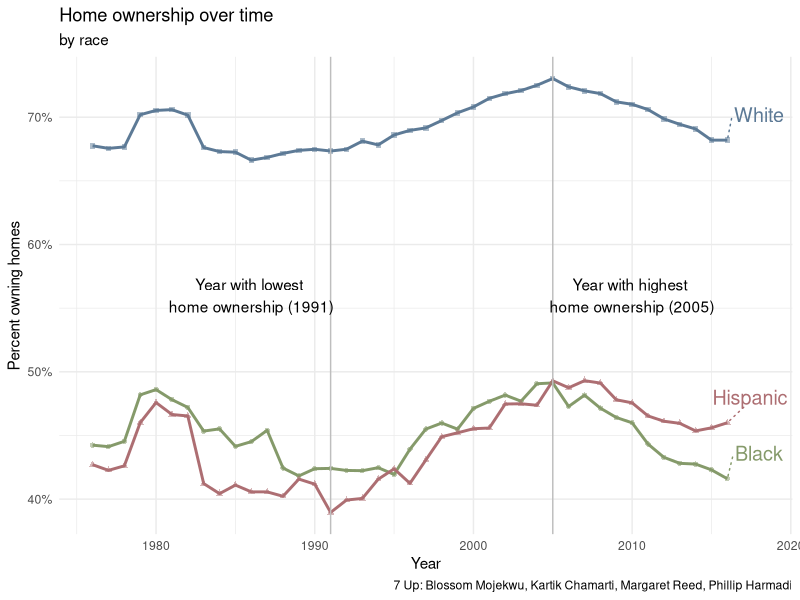
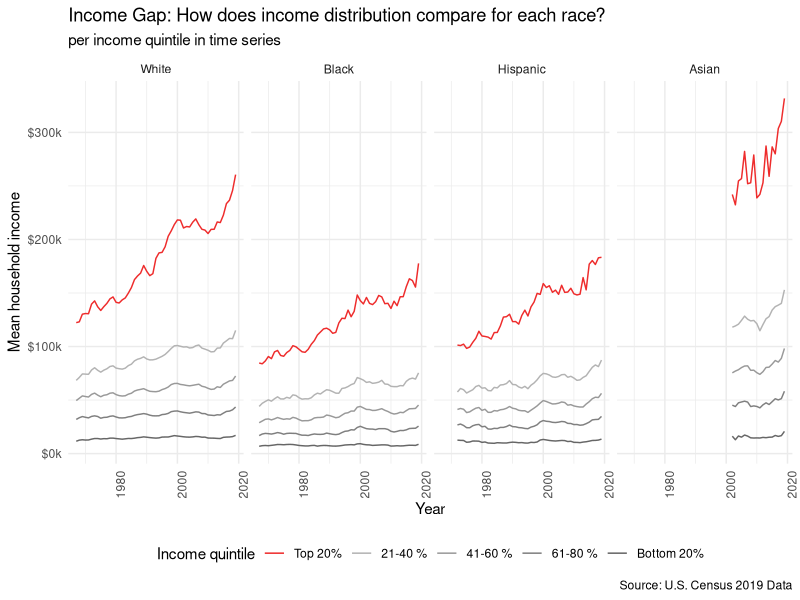
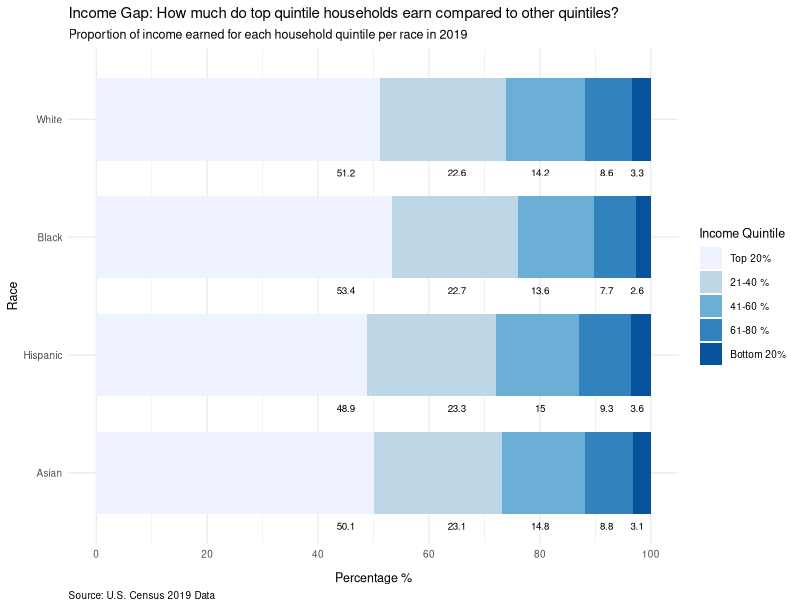

Generate these figures, in order, with R:
## ---- chunk 1
library(tidyverse)
library(viridis)
library(ggrepel)
## ---- chunk 2
income_mean <- read_csv(file = "data/income_mean.csv")
home_owner <- read_csv(file = "data/home_owner.csv")
## ---- chunk 3
lowest_year <- home_owner %>%
  group_by(year) %>%
  summarize(mean_pct_unweighted = mean(home_owner_pct)) %>%
  arrange(mean_pct_unweighted) %>%
  slice(1) %>%
  pull(year)
highest_year <- home_owner %>%
  group_by(year) %>%
  summarize(mean_pct_unweighted = mean(home_owner_pct)) %>%
  arrange(desc(mean_pct_unweighted)) %>%
  slice(1) %>%
  pull(year)

last_year <- home_owner %>%
  group_by(race) %>%
  filter(year == max(year))
## ---- chunk 4
home_owner %>%
  ggplot(
    aes(x = year, y = home_owner_pct, color = race, shape = race)
  ) +
  geom_line(size = 1) +
  geom_point(alpha = 0.5, size = 1.5) +
  geom_vline(aes(xintercept = lowest_year), color = "grey") +
  geom_vline(aes(xintercept = highest_year), color = "grey") +
  annotate(geom = "text",
    x = lowest_year - 5, 
    y = 0.56,
    label = paste0("Year with lowest \nhome ownership (", lowest_year, ")"),
    color = "black"
    ) +
  annotate(
    geom = "text",
    x = highest_year + 5, 
    y = 0.56, 
    label = paste0("Year with highest \nhome ownership (", highest_year, ")"), 
    color = "black"
    ) +
  geom_text_repel(data = last_year,
                  aes(label = race),
                  direction = "y",
                  nudge_x = 2,
                  nudge_y = 0.02,
                  size = 5,
                  segment.linetype = "dotted") +
  scale_color_manual(values = c("#859a6a", "#ad6e72", "#5d7a96")) +
  scale_y_continuous(labels = scales::percent_format(scale = 100)) +
  labs(
    x = "Year",
    y = "Percent owning homes",
    color = "Race",
    shape = "Race",
    title = "Home ownership over time",
    subtitle = "by race",
    caption = "7 Up: Blossom Mojekwu, Kartik Chamarti, Margaret Reed, Phillip Harmadi"
  ) +
  theme_minimal() +
  theme(legend.position = "none")
## ---- chunk 5
income_mean <- income_mean %>%
  filter(
    !str_detect(race, "Combination"),
    !str_detect(race, "Not Hispanic"),
    !str_detect(race, "All"),
    dollar_type == "2019 Dollars",
    income_quintile != "Top 5%"
    ) %>%
  group_by(year, race, income_quintile) %>%
  summarize(income_dollars =  mean(income_dollars), .groups = "drop") %>%
  mutate(
    race = str_remove(race, ',?\\s(.*)'),
    income_percentile = case_when(
      income_quintile == "Top 5%"   ~ "1st - 5th",
      income_quintile == "Highest"  ~ "Top 20%",
      income_quintile == "Fourth"   ~ "21-40 %",
      income_quintile == "Middle"   ~ "41-60 %",
      income_quintile == "Second"   ~ "61-80 %",
      income_quintile == "Lowest"   ~ "Bottom 20%"),
    income_percentile = ordered(income_percentile, 
                                c("Bottom 20%", "61-80 %", "41-60 %", 
                                    "21-40 %", "Top 20%")),
    race = ordered(race, c("White", "Black", "Hispanic", "Asian")))
## ---- chunk 6
make_perc_table <- function(quintile) {
  return(
    income_mean %>%
      filter(year == 2019) %>%
      group_by(race) %>%
      transmute(income_quintile, 
                percent = income_dollars / sum(income_dollars)) %>%
      filter(income_quintile == quintile)
  )
}

highest_perc_table <- make_perc_table("Highest")
perc_21_40_perc_table <- make_perc_table("Fourth")
perc_41_60_perc_table <- make_perc_table("Middle")
perc_61_80_perc_table <- make_perc_table("Second")
bottom_perc_table <- make_perc_table("Lowest")
## ---- chunk 7
income_mean %>%
  ggplot(
    aes(
      x = year, 
      y = income_dollars, 
      color = income_percentile
      )
  ) +
  geom_line() +
  facet_wrap(. ~ race, nrow = 1) +
  scale_y_continuous(labels = scales::label_number(big.mark = ",", 
                                                   scale = 0.001, 
                                                   suffix = "k",
                                                   prefix = "$")) +
  scale_color_manual(values = c("grey40", "grey50", "grey60", "grey70", 
                                "firebrick2")) +
  labs(
    title = "Income Gap: How does income distribution compare for each race?",
    subtitle = "per income quintile in time series",
    x = "Year", 
    y = "Mean household income", 
    color = "Income quintile",
    caption = "Source: U.S. Census 2019 Data"
    ) +
  theme_minimal() +
  theme(
    legend.position = "bottom",
    axis.text.x.bottom = element_text(angle = 90)
    ) +
  guides(color = guide_legend(reverse = TRUE))
## ---- chunk 8
income_mean %>%
  filter(year == 2019) %>%
  ggplot(
    aes(x = income_dollars, y = reorder(race, desc(race)))
    ) + 
  geom_bar(
    position = "fill", 
    stat = "identity", 
    aes(fill = income_percentile),
    width = 0.7
    ) +
  geom_text(
    data = highest_perc_table, 
    aes(y = race, label = paste0(round(percent, 3) * 100)),
    x = 0.45, 
    size = 2.5,
    color = "black",
    nudge_y = -0.45
    ) +
  geom_text(
    data = perc_21_40_perc_table, 
    aes(y = race, label = paste0(round(percent, 3) * 100)),
    x = 0.65, 
    size = 2.5,
    color = "black",
    nudge_y = -0.45
    ) +
  geom_text(
    data = perc_41_60_perc_table, 
    aes(y = race, label = paste0(round(percent, 3) * 100)),
    x = 0.80, 
    size = 2.5,
    color = "black",
    nudge_y = -0.45
    ) +
  geom_text(
    data = perc_61_80_perc_table, 
    aes(y = race, label = paste0(round(percent, 3) * 100)),
    x = 0.92, 
    size = 2.5,
    color = "black",
    nudge_y = -0.45
    ) +
  geom_text(
    data = bottom_perc_table, 
    aes(y = race, label = paste0(round(percent, 3) * 100)),
    x = 0.975, 
    size = 2.5,
    color = "black",
    nudge_y = -0.45
    ) +
  scale_fill_brewer(type = "seq", palette = "Blues", direction = -1) +
  labs(
    title = "Income Gap: How much do top quintile households earn compared to other quintiles?",
    subtitle = "Proportion of income earned for each household quintile per race in 2019",
    x = "Percentage %", 
    y = "Race", 
    fill = "Income Quintile",
    caption = "Source: U.S. Census 2019 Data"
    ) +
  scale_colour_viridis_d() +
  scale_x_continuous(
    labels = scales::label_number(
      big.mark = ",", 
      scale = 100, 
      suffix = "", 
      prefix = ""
      ),
    breaks = seq(-0.2, 1.2, 0.2)
    ) +
  guides(fill = guide_legend(reverse = TRUE)) +
  theme_minimal(base_size = 10) +
  theme(
    text = element_text(size = 9),
    axis.title.x = element_text(vjust = -2),
    plot.caption = element_text(vjust = -3, hjust = 0))
